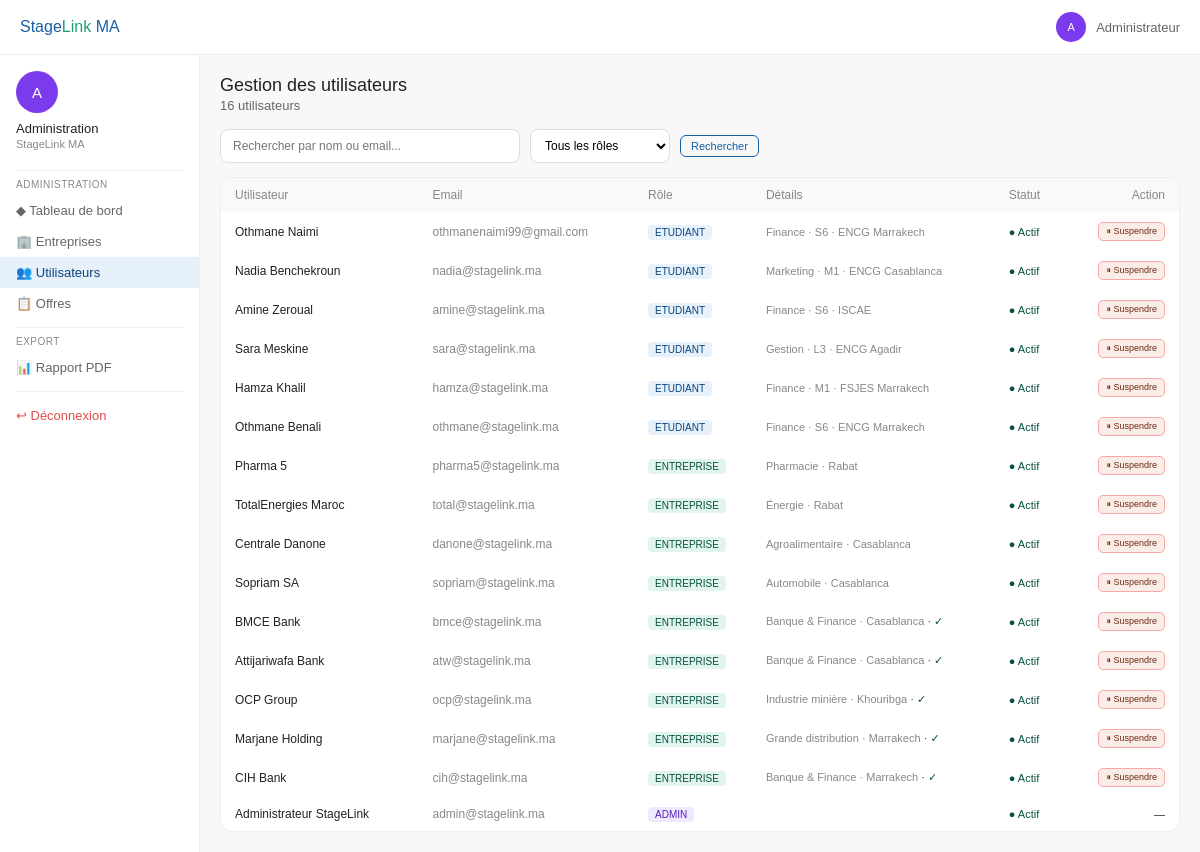
Screenshot of /admin/utilisateurs (signed in) with the database file from the repository.
### models.py (models this page shows, shortened)
class Utilisateur(UserMixin, db.Model):
    __tablename__ = 'utilisateur'
    id = db.Column(db.Integer, primary_key=True)
    email = db.Column(db.String(150), unique=True, nullable=False)
    mot_de_passe = db.Column(db.String(256), nullable=False)
    role = db.Column(db.String(20), nullable=False)
    actif = db.Column(db.Boolean, default=True)
    etudiant = db.relationship('Etudiant', backref='utilisateur', uselist=False, cascade='all, delete-orphan')
    entreprise = db.relationship('Entreprise', backref='utilisateur', uselist=False, cascade='all, delete-orphan')
    admin = db.relationship('Admin', backref='utilisateur', uselist=False, cascade='all, delete-orphan')
    notifications = db.relationship('Notification', backref='utilisateur', lazy='dynamic', cascade='all, delete-orphan')
    @property
    def is_active(self):
        return self.actif
    @property
    def nom(self):
        if self.etudiant:
            return self.etudiant.nom_complet
        if self.entreprise:
            return self.entreprise.nom
        if self.admin:
            return self.admin.nom
        return self.email

class Etudiant(db.Model):
    __tablename__ = 'etudiant'
    id = db.Column(db.Integer, primary_key=True)
    utilisateur_id = db.Column(db.Integer, db.ForeignKey('utilisateur.id'), nullable=False)
    nom_complet = db.Column(db.String(150), nullable=False)
    universite = db.Column(db.String(150))
    filiere = db.Column(db.String(100))
    niveau = db.Column(db.String(20))
    ville = db.Column(db.String(100))
    cv_path = db.Column(db.String(256))
    date_inscription = db.Column(db.Date, default=date.today)
    competences = db.relationship('Competence', secondary=etudiant_competence, backref='etudiants')
    candidatures = db.relationship('Candidature', backref='etudiant', lazy='dynamic', cascade='all, delete-orphan')

class Entreprise(db.Model):
    __tablename__ = 'entreprise'
    id = db.Column(db.Integer, primary_key=True)
    utilisateur_id = db.Column(db.Integer, db.ForeignKey('utilisateur.id'), nullable=False)
    nom = db.Column(db.String(150), nullable=False)
    secteur = db.Column(db.String(100))
    ville = db.Column(db.String(100))
    taille = db.Column(db.String(20))
    description = db.Column(db.Text)
    rc = db.Column(db.String(100))
    est_verifiee = db.Column(db.Boolean, default=False)
    date_inscription = db.Column(db.Date, default=date.today)
    offres = db.relationship('Offre', backref='entreprise', lazy='dynamic', cascade='all, delete-orphan')
    @property
    def verifie(self):
        return self.est_verifiee

class Admin(db.Model):
    __tablename__ = 'admin'
    id = db.Column(db.Integer, primary_key=True)
    utilisateur_id = db.Column(db.Integer, db.ForeignKey('utilisateur.id'), nullable=False)
    nom = db.Column(db.String(150), nullable=False)
    niveau_acces = db.Column(db.Integer, default=1)

### routes/admin.py (the view, shortened to what this page needs)
@admin_bp.route('/utilisateurs')
@admin_required
def utilisateurs():
    role_filter = request.args.get('role', '')
    q = request.args.get('q', '')
    query = Utilisateur.query
    if role_filter:
        query = query.filter_by(role=role_filter)
    users = query.order_by(Utilisateur.id.desc()).all()
    return render_template('admin/utilisateurs.html',
        utilisateurs=users, role_filtre=role_filter, search_query=q)

### routes/admin.py (called while the page is built)
def admin_required(f):
    @wraps(f)
    def decorated(*args, **kwargs):
        if not current_user.is_authenticated or current_user.role != 'ADMIN':
            abort(403)
        return f(*args, **kwargs)
    return login_required(decorated)

### templates/admin/utilisateurs.html (shortened to what this page needs)
{% extends 'base.html' %}
{% block body %}
<div class="topbar">
  <div class="logo">Stage<span>Link</span> MA</div>
  <div class="topbar-right">
    <div class="avatar" style="background:#7C3AED;color:#fff">A</div>
    <span style="font-size:13px;color:#666">Administrateur</span>
  </div>
</div>
<div class="body-layout">
  <div class="sidebar">
    <div class="sidebar-profile">
      <div class="avatar avatar-lg" style="background:#7C3AED;color:#fff;margin-bottom:8px">A</div>
      <div class="sidebar-profile-name">Administration</div>
      <div class="sidebar-profile-sub">StageLink MA</div>
    </div>
    <div class="sid-divider"></div>
    <span class="sid-label">Administration</span>
    <a href="{{ url_for('admin.dashboard') }}" class="sid-item">◆ Tableau de bord</a>
    <a href="{{ url_for('admin.entreprises') }}" class="sid-item">🏢 Entreprises</a>
    <a href="{{ url_for('admin.utilisateurs') }}" class="sid-item active">👥 Utilisateurs</a>
    <a href="{{ url_for('admin.offres') }}" class="sid-item">📋 Offres</a>
    <div class="sid-divider"></div>
    <span class="sid-label">Export</span>
    <a href="{{ url_for('admin.export_pdf') }}" class="sid-item">📊 Rapport PDF</a>
    <div class="sid-divider"></div>
    <a href="{{ url_for('auth.logout') }}" class="sid-item" style="color:var(--red)">↩ Déconnexion</a>
  </div>
  <div class="main">
    <div style="margin-bottom:16px;display:flex;align-items:center;justify-content:space-between;flex-wrap:wrap;gap:10px">
      <div>
        <h2 style="font-size:18px;font-weight:500">Gestion des utilisateurs</h2>
        <p style="font-size:13px;color:#666;margin-top:2px">{{ utilisateurs|length }} utilisateur{{ 's' if utilisateurs|length != 1 }}</p>
      </div>
    </div>
    <form method="GET" action="{{ url_for('admin.utilisateurs') }}" style="margin-bottom:14px;display:flex;gap:10px;align-items:center">
      <input type="text" name="q" value="{{ search_query or '' }}" placeholder="Rechercher par nom ou email..." class="form-control" style="font-size:12px;max-width:300px">
      <select name="role" class="form-control form-control-sm" style="width:140px" onchange="this.form.submit()">
        <option value="">Tous les rôles</option>
      </select>
      <button type="submit" class="btn btn-secondary btn-sm">Rechercher</button>
    </form>
    {% if utilisateurs %}
    <div class="card" style="padding:0;overflow:hidden">
      <table style="width:100%;border-collapse:collapse;font-size:12px">
        <thead>
          <tr style="background:var(--gray-50);border-bottom:1px solid var(--border)">
            <th style="text-align:left;padding:10px 14px;font-weight:500;color:var(--gray-500)">Utilisateur</th>
            <th style="text-align:left;padding:10px 8px;font-weight:500;color:var(--gray-500)">Email</th>
            <th style="text-align:left;padding:10px 8px;font-weight:500;color:var(--gray-500)">Rôle</th>
            <th style="text-align:left;padding:10px 8px;font-weight:500;color:var(--gray-500)">Détails</th>
            <th style="text-align:left;padding:10px 8px;font-weight:500;color:var(--gray-500)">Statut</th>
            <th style="text-align:right;padding:10px 14px;font-weight:500;color:var(--gray-500)">Action</th>
          </tr>
        </thead>
        <tbody>
          {% for u in utilisateurs %}
          <tr style="border-bottom:1px solid var(--border)">
            <td style="padding:10px 14px">
              <div style="font-weight:500;color:var(--gray-800)">{{ u.nom }}</div>
            </td>
            <td style="padding:10px 8px;color:var(--gray-500)">{{ u.email }}</td>
            <td style="padding:10px 8px">
              <span style="font-size:10px;padding:2px 7px;border-radius:4px;{% if u.role == 'ETUDIANT' %}background:var(--primary-light);color:var(--primary-dark){% elif u.role == 'ENTREPRISE' %}background:var(--green-light);color:var(--green-dark){% else %}background:#EDE9FE;color:#5B21B6{% endif %}">{{ u.role }}</span>
            </td>
            <td style="padding:10px 8px;color:var(--gray-500);font-size:11px">
              {% if u.etudiant %}
              {{ u.etudiant.filiere }} · {{ u.etudiant.niveau }} · {{ u.etudiant.universite }}
              {% elif u.entreprise %}
              {{ u.entreprise.secteur }} · {{ u.entreprise.ville }}
              {% if u.entreprise.verifie %}<span style="color:var(--green-dark)"> · ✓</span>{% endif %}
              {% endif %}
            </td>
            <td style="padding:10px 8px">
              {% if u.actif %}
              <span style="font-size:11px;color:var(--green-dark)">● Actif</span>
              {% else %}
              <span style="font-size:11px;color:var(--red-dark)">● Suspendu</span>
              {% endif %}
            </td>
            <td style="padding:10px 14px;text-align:right">
              {% if u.role != 'ADMIN' %}
              <form method="POST" action="{{ url_for('admin.suspendre_utilisateur', utilisateur_id=u.id) }}" style="display:inline" onsubmit="return confirm('{{ 'Réactiver' if not u.actif else 'Suspendre' }} ce compte ?')">
                <button type="submit" class="btn btn-xs" style="{% if u.actif %}background:var(--red-light);color:var(--red-dark);border:1px solid #FCA5A5{% else %}background:var(--green-light);color:var(--green-dark);border:1px solid #6EE7B7{% endif %}">
                  {{ '▶ Réactiver' if not u.actif else '⏸ Suspendre' }}
                </button>
              </form>
              {% else %}
              <span style="font-size:11px;color:var(--gray-400)">—</span>
              {% endif %}
            </td>
          </tr>
          {% endfor %}
        </tbody>
      </table>
    </div>
    {% else %}
    <div style="text-align:center;padding:48px 20px;color:var(--gray-500)">
      <div style="font-size:32px;margin-bottom:12px">👥</div>
      <div style="font-size:14px;font-weight:500">Aucun utilisateur trouvé</div>
    </div>
    {% endif %}
  </div>
</div>
{% endblock %}

### static/css/style.css (style rules this page uses)
:root { --primary: #185FA5; --primary-light: #E6F1FB; --primary-dark: #0C447C; --green: #1D9E75; --green-light: #E1F5EE; --green-dark: #085041; --green-btn: #0F6E56; --orange: #BA7517; --orange-light: #FAEEDA; --orange-dark: #633806; --red: #E24B4A; --red-light: #FAECE7; --red-dark: #712B13; --red-mid: #993C1D; --gray-50: #f9f9f9; --gray-100: #f5f5f5; --gray-200: #eee; --gray-300: #ddd; --gray-500: #888; --gray-800: #222; --white: #fff; --border: 1px solid #eee; --radius-sm: 6px; --radius-md: 8px; --radius-lg: 12px; --radius-pill: 20px; }
* { box-sizing: border-box; margin: 0; padding: 0; }
body { font-family: Arial, sans-serif; color: var(--gray-800); background: var(--gray-50); font-size: 14px; }
a { text-decoration: none; color: inherit; }
.topbar { display: flex; align-items: center; justify-content: space-between; padding: 12px 20px; border-bottom: var(--border); background: var(--white); position: sticky; top: 0; z-index: 100; }
.logo { font-size: 16px; font-weight: 500; color: var(--primary); }
.logo span { color: var(--green); }
.topbar-right { display: flex; align-items: center; gap: 10px; }
.avatar { width: 30px; height: 30px; border-radius: 50%; display: flex; align-items: center; justify-content: center; font-size: 11px; font-weight: 500; background: var(--primary-light); color: var(--primary-dark); flex-shrink: 0; }
.avatar-lg { width: 42px; height: 42px; font-size: 15px; }
.body-layout { display: flex; min-height: calc(100vh - 57px); }
.sidebar { width: 200px; border-right: var(--border); padding: 16px 0; flex-shrink: 0; background: var(--white); }
.sidebar-profile { padding: 0 16px 12px; }
.sidebar-profile-name { font-size: 13px; font-weight: 500; margin-bottom: 2px; }
.sidebar-profile-sub { font-size: 11px; color: var(--gray-500); }
.sid-divider { height: 1px; background: var(--gray-200); margin: 8px 16px; }
.sid-label { font-size: 10px; font-weight: 500; color: var(--gray-500); padding: 0 16px; margin-bottom: 5px; text-transform: uppercase; letter-spacing: .5px; display: block; }
.sid-item { display: flex; align-items: center; gap: 9px; padding: 8px 16px; font-size: 13px; color: #666; cursor: pointer; text-decoration: none; }
.sid-item.active { background: var(--primary-light); color: var(--primary-dark); font-weight: 500; }
.main { flex: 1; padding: 20px; background: #f8f8f8; overflow: auto; }
.card { background: var(--white); border-radius: var(--radius-lg); border: var(--border); padding: 14px; margin-bottom: 12px; }
.card:last-child { margin-bottom: 0; }
.btn { border: none; border-radius: var(--radius-md); cursor: pointer; font-family: Arial, sans-serif; font-weight: 500; display: inline-flex; align-items: center; gap: 5px; transition: opacity .15s; }
.btn-secondary { background: transparent; color: var(--primary); border: 1px solid var(--primary); padding: 8px 18px; font-size: 13px; }
.btn-sm { padding: 4px 10px; font-size: 11px; border-radius: var(--radius-sm); }
.btn-xs { padding: 3px 7px; font-size: 9px; border-radius: 5px; }
.form-control { width: 100%; font-size: 13px; padding: 9px 12px; border: 1px solid var(--gray-300); border-radius: var(--radius-md); font-family: Arial, sans-serif; background: white; }
.form-control-sm { font-size: 12px; padding: 8px 10px; }
select.form-control { cursor: pointer; }

### rows the page displays
Utilisateur: nom "Othmane Naimi", email "othmanenaimi99@gmail.com", role "ETUDIANT", etudiant.filiere "Finance", etudiant.niveau "S6", etudiant.universite "ENCG Marrakech", shows "● Actif", actif "⏸ Suspendre"
Utilisateur: nom "Nadia Benchekroun", email "nadia@stagelink.ma", role "ETUDIANT", etudiant.filiere "Marketing", etudiant.niveau "M1", etudiant.universite "ENCG Casablanca", shows "● Actif", actif "⏸ Suspendre"
Utilisateur: nom "Amine Zeroual", email "amine@stagelink.ma", role "ETUDIANT", etudiant.filiere "Finance", etudiant.niveau "S6", etudiant.universite "ISCAE", shows "● Actif", actif "⏸ Suspendre"
Utilisateur: nom "Sara Meskine", email "sara@stagelink.ma", role "ETUDIANT", etudiant.filiere "Gestion", etudiant.niveau "L3", etudiant.universite "ENCG Agadir", shows "● Actif", actif "⏸ Suspendre"
Utilisateur: nom "Hamza Khalil", email "hamza@stagelink.ma", role "ETUDIANT", etudiant.filiere "Finance", etudiant.niveau "M1", etudiant.universite "FSJES Marrakech", shows "● Actif", actif "⏸ Suspendre"
Utilisateur: nom "Othmane Benali", email "othmane@stagelink.ma", role "ETUDIANT", etudiant.filiere "Finance", etudiant.niveau "S6", etudiant.universite "ENCG Marrakech", shows "● Actif", actif "⏸ Suspendre"
Utilisateur: nom "Pharma 5", email "pharma5@stagelink.ma", role "ENTREPRISE", entreprise.secteur "Pharmacie", entreprise.ville "Rabat", shows "● Actif", actif "⏸ Suspendre"
Utilisateur: nom "TotalEnergies Maroc", email "total@stagelink.ma", role "ENTREPRISE", entreprise.secteur "Énergie", entreprise.ville "Rabat", shows "● Actif", actif "⏸ Suspendre"
Utilisateur: nom "Centrale Danone", email "danone@stagelink.ma", role "ENTREPRISE", entreprise.secteur "Agroalimentaire", entreprise.ville "Casablanca", shows "● Actif", actif "⏸ Suspendre"
Utilisateur: nom "Sopriam SA", email "sopriam@stagelink.ma", role "ENTREPRISE", entreprise.secteur "Automobile", entreprise.ville "Casablanca", shows "● Actif", actif "⏸ Suspendre"
Utilisateur: nom "BMCE Bank", email "bmce@stagelink.ma", role "ENTREPRISE", entreprise.secteur "Banque & Finance", entreprise.ville "Casablanca", shows "● Actif", actif "⏸ Suspendre"
Utilisateur: nom "Attijariwafa Bank", email "atw@stagelink.ma", role "ENTREPRISE", entreprise.secteur "Banque & Finance", entreprise.ville "Casablanca", shows "● Actif", actif "⏸ Suspendre"
Utilisateur: nom "OCP Group", email "ocp@stagelink.ma", role "ENTREPRISE", entreprise.secteur "Industrie minière", entreprise.ville "Khouribga", shows "● Actif", actif "⏸ Suspendre"
Utilisateur: nom "Marjane Holding", email "marjane@stagelink.ma", role "ENTREPRISE", entreprise.secteur "Grande distribution", entreprise.ville "Marrakech", shows "● Actif", actif "⏸ Suspendre"
Utilisateur: nom "CIH Bank", email "cih@stagelink.ma", role "ENTREPRISE", entreprise.secteur "Banque & Finance", entreprise.ville "Marrakech", shows "● Actif", actif "⏸ Suspendre"
Utilisateur: nom "Administrateur StageLink", email "admin@stagelink.ma", role "ADMIN", actif "● Actif"

### other values shown
{{ utilisateurs|length }} "16"
{{ 's' if utilisateurs|length != 1 }} "s"
